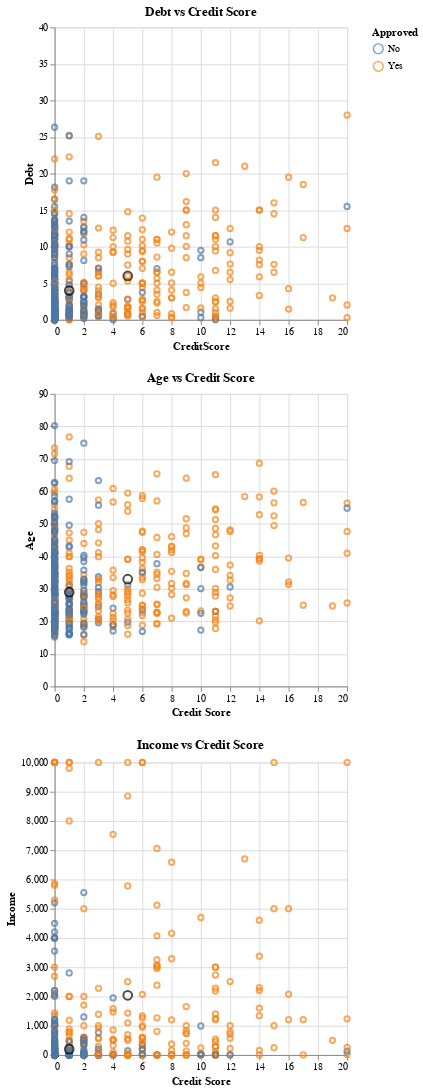

The code cell stored with this chart in its notebook:
### Code cell
debt_pred = scatterplot_debt_creditscore + (
    # Standardize the new data point with transformer fitted on the original data
    alt.Chart(new_obs)
    .mark_point(size=80, color='black', clip=True).encode(
        y=alt.Y("Debt").title("Debt").scale(domain=[0,40],clamp=True),
    x=alt.X("CreditScore").scale(domain=[0,20],clamp= True),
    )
)
age_pred = scatterplot_age + (
    alt.Chart(new_obs)
    .mark_point(size=80, color='black', clip=True).encode(
        x=alt.X("CreditScore").scale(domain=[0,20],clamp=True),
        y=alt.Y("Age").scale(domain=[0,90],clamp= True),
    )
)
income_pred = scatterplot_income + (
    alt.Chart(new_obs)
    .mark_point(size=80, color='black', clip=True).encode(
        x=alt.X("CreditScore").title("Credit Score").scale(domain=[0,20],clamp=True),
        y=alt.Y("Income").scale(domain=[0,10000],clamp= True),
    )
)
final_plot = debt_pred&age_pred&income_pred
final_plot

### Figure 1 — Vega-Lite specification as saved in the notebook (floating-point values rounded to 4 significant figures; data arrays with more than 128 entries replaced by an {"elided": "..."} marker saying what was removed)
{"config": {"view": {"continuousWidth": 300, "continuousHeight": 300}}, "vconcat": [{"layer": [{"data": {"name": "data-6ce8907e001934dae184b3a258fb1bc8"}, "mark": {"type": "point"}, "encoding": {"color": {"field": "Approved", "type": "nominal"}, "x": {"field": "CreditScore", "scale": {"domain": [0, 20], "clamp": true}, "type": "quantitative"}, "y": {"field": "Debt", "scale": {"domain": [0, 40], "clamp": true}, "title": "Debt", "type": "quantitative"}}, "title": "Debt vs Credit Score"}, {"data": {"name": "data-9ef846820bf0d8e19846124d341ffd71"}, "mark": {"type": "point", "clip": true, "color": "black", "size": 80}, "encoding": {"x": {"field": "CreditScore", "scale": {"domain": [0, 20], "clamp": true}, "type": "quantitative"}, "y": {"field": "Debt", "scale": {"domain": [0, 40], "clamp": true}, "title": "Debt", "type": "quantitative"}}}]}, {"layer": [{"data": {"name": "data-6ce8907e001934dae184b3a258fb1bc8"}, "mark": {"type": "point"}, "encoding": {"color": {"field": "Approved", "type": "nominal"}, "x": {"field": "CreditScore", "scale": {"domain": [0, 20], "clamp": true}, "title": "Credit Score", "type": "quantitative"}, "y": {"field": "Age", "scale": {"domain": [0, 90], "clamp": true}, "type": "quantitative"}}, "title": "Age vs Credit Score"}, {"data": {"name": "data-9ef846820bf0d8e19846124d341ffd71"}, "mark": {"type": "point", "clip": true, "color": "black", "size": 80}, "encoding": {"x": {"field": "CreditScore", "scale": {"domain": [0, 20], "clamp": true}, "type": "quantitative"}, "y": {"field": "Age", "scale": {"domain": [0, 90], "clamp": true}, "type": "quantitative"}}}]}, {"layer": [{"data": {"name": "data-6ce8907e001934dae184b3a258fb1bc8"}, "mark": {"type": "point"}, "encoding": {"color": {"field": "Approved", "type": "nominal"}, "x": {"field": "CreditScore", "scale": {"domain": [0, 20], "clamp": true}, "title": "Credit Score", "type": "quantitative"}, "y": {"field": "Income", "scale": {"domain": [0, 10000], "clamp": true}, "type": "quantitative"}}, "title": "Income vs Credit Score"}, {"data": {"name": "data-9ef846820bf0d8e19846124d341ffd71"}, "mark": {"type": "point", "clip": true, "color": "black", "size": 80}, "encoding": {"x": {"field": "CreditScore", "scale": {"domain": [0, 20], "clamp": true}, "title": "Credit Score", "type": "quantitative"}, "y": {"field": "Income", "scale": {"domain": [0, 10000], "clamp": true}, "type": "quantitative"}}}]}], "$schema": "https://vega.github.io/schema/vega-lite/v5.16.3.json", "datasets": {"data-6ce8907e001934dae184b3a258fb1bc8": {"elided": "690 records"}, "data-9ef846820bf0d8e19846124d341ffd71": [{"Age": 33, "Debt": 6, "CreditScore": 5, "Income": 2039}, {"Age": 29, "Debt": 4, "CreditScore": 1, "Income": 198}]}}
